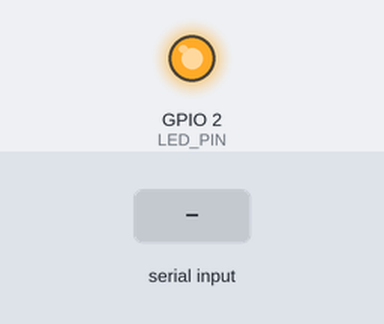
This sketch was run on a simulated ESP8266 (NodeMCU). On the bench: output pins drawn as LEDs (lit = HIGH). The inputs (shaded band) are chosen by the test bench. WiFi joins after 1.5 s; servers stay silent unless stated; uploads are accepted with an empty reply; what the sketch prints to the serial monitor is not drawn.

Above: at 4.4 s.
4.5 s: "send\n" received over Serial
At 4.9 s:
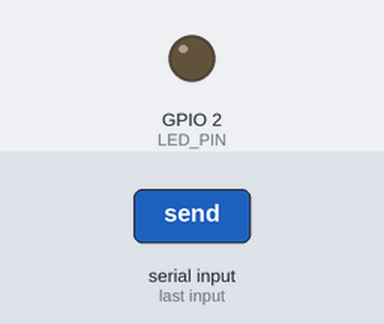
6.5 s: "wifi\n" received over Serial
8.0 s: "data\n" received over Serial
Timing chart, 0 to 11.0 s (numbered marks = the images above; inputs shaded):
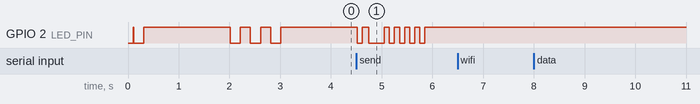

Measured:
- after the input at 4.5 s, GPIO 2 (LED_PIN): goes LOW 0.10 s, HIGH 0.13 s, LOW 0.30 s, 4 × (HIGH 0.10 s, LOW 0.10 s), then HIGH, starting at once
- after the input at 6.5 s, every drawn part: stays the same
- after the input at 8.0 s, every drawn part: stays the same

The sketch:

ESP8266_AutoUpload_HTTP.ino
```cpp
/*
 * ESP8266 Auto Upload HTTP - V1 Testing
 *
 * Sends 9-parameter urine analysis data to V1 backend via HTTP (no SSL)
 * Triggered by serial monitor "send" command
 *
 * Hardware: NodeMCU ESP8266
 * LEDs: Single LED on GPIO2 (D4) for status feedback
 * Endpoint: http://172.29.156.41:7764/api/ml/autoupload
 */

#include <ESP8266WiFi.h>
#include <ESP8266HTTPClient.h>
#include <WiFiClient.h>
#include <ArduinoJson.h>

// ===== CONFIGURATION - UPDATE THESE VALUES =====
// WiFi Configuration
const char* ssid = "YOUR_WIFI_SSID";          // Change this
const char* password = "YOUR_WIFI_PASSWORD";  // Change this

// API Configuration (V1 HTTP - No SSL)
const char* serverUrl = "http://172.29.156.41:7764/api/ml/autoupload";
const char* deviceToken = "11899e4faa744b32781816963d3a791f";

// LED Pin (Built-in LED on NodeMCU)
#define LED_PIN 2  // GPIO2 (D4)

// Connection Settings
#define WIFI_TIMEOUT 20000     // 20 seconds
#define HTTP_TIMEOUT 10000     // 10 seconds
#define MAX_RETRIES 3

// ===== DUMMY DATA (9 Parameters) =====
struct UrineData {
  float ph;
  int tds;
  float specificGravity;
  float turbidityNTU;
  int red;
  int green;
  int blue;
  String turbidityLevel;
  String warnaDasar;
};

UrineData dummyData = {
  6.8,           // ph
  950,           // tds
  1.018,         // specificGravity
  7.5,           // turbidityNTU
  240,           // red
  210,           // green
  120,           // blue
  "Jernih",      // turbidityLevel
  "KUNING"       // warnaDasar
};

// ===== LED PATTERNS =====
void ledBlink(int times, int delayMs) {
  for (int i = 0; i < times; i++) {
    digitalWrite(LED_PIN, LOW);   // LED ON (active LOW)
    delay(delayMs);
    digitalWrite(LED_PIN, HIGH);  // LED OFF
    delay(delayMs);
  }
}

void ledSolid() {
  digitalWrite(LED_PIN, LOW);  // LED ON
}

void ledOff() {
  digitalWrite(LED_PIN, HIGH); // LED OFF
}

void ledFastBlink() {
  for (int i = 0; i < 10; i++) {
    digitalWrite(LED_PIN, !digitalRead(LED_PIN));
    delay(100);
  }
  ledOff();
}

// ===== SETUP =====
void setup() {
  Serial.begin(115200);
  delay(100);

  // Initialize LED
  pinMode(LED_PIN, OUTPUT);
  ledOff();

  Serial.println("\n\n=== ESP8266 Auto Upload HTTP ===");
  Serial.println("V1 HTTP Testing (No SSL)");
  Serial.println("9-Parameter Urine Analysis System");
  Serial.println("================================\n");

  // Connect to WiFi
  connectWiFi();

  Serial.println("\n=== Ready ===");
  Serial.println("Commands:");
  Serial.println("  send  - Upload dummy data to backend");
  Serial.println("  wifi  - Show WiFi status");
  Serial.println("  data  - Show dummy data values");
  Serial.println("  help  - Show this help");
  Serial.println();
}

// ===== WIFI CONNECTION =====
void connectWiFi() {
  Serial.print("Connecting to WiFi: ");
  Serial.println(ssid);

  WiFi.begin(ssid, password);

  unsigned long startTime = millis();
  ledBlink(1, 200);  // Quick blink

  while (WiFi.status() != WL_CONNECTED) {
    if (millis() - startTime > WIFI_TIMEOUT) {
      Serial.println("\n✗ WiFi connection timeout!");
      ledFastBlink();
      Serial.println("Please check SSID and password, then reset ESP8266");
      return;
    }
    delay(500);
    Serial.print(".");
  }

  Serial.println("\n✓ WiFi Connected!");
  Serial.print("IP Address: ");
  Serial.println(WiFi.localIP());
  ledBlink(3, 200);  // Success blinks
}

// ===== SEND DATA =====
void sendData() {
  if (WiFi.status() != WL_CONNECTED) {
    Serial.println("✗ Error: WiFi not connected");
    ledFastBlink();
    return;
  }

  Serial.println("\n--- Sending Data ---");
  ledBlink(1, 100);  // Starting

  // Show data being sent
  Serial.println("Dummy Urine Parameters:");
  Serial.print("  pH: "); Serial.println(dummyData.ph, 2);
  Serial.print("  TDS: "); Serial.print(dummyData.tds); Serial.println(" ppm");
  Serial.print("  Specific Gravity: "); Serial.println(dummyData.specificGravity, 3);
  Serial.print("  Turbidity NTU: "); Serial.println(dummyData.turbidityNTU, 2);
  Serial.print("  RGB: (");
  Serial.print(dummyData.red); Serial.print(", ");
  Serial.print(dummyData.green); Serial.print(", ");
  Serial.print(dummyData.blue); Serial.println(")");
  Serial.print("  Turbidity Level: "); Serial.println(dummyData.turbidityLevel);
  Serial.print("  Warna Dasar: "); Serial.println(dummyData.warnaDasar);

  // Create JSON payload
  StaticJsonDocument<512> doc;
  doc["ph"] = dummyData.ph;
  doc["tds"] = dummyData.tds;
  doc["specificGravity"] = dummyData.specificGravity;
  doc["turbidityNTU"] = dummyData.turbidityNTU;
  doc["red"] = dummyData.red;
  doc["green"] = dummyData.green;
  doc["blue"] = dummyData.blue;
  doc["turbidityLevel"] = dummyData.turbidityLevel;
  doc["warnaDasar"] = dummyData.warnaDasar;

  String jsonPayload;
  serializeJson(doc, jsonPayload);
  Serial.print("\nJSON Payload: ");
  Serial.println(jsonPayload);

  // Send HTTP POST with retry logic
  int retries = 0;
  bool success = false;

  while (retries < MAX_RETRIES && !success) {
    if (retries > 0) {
      Serial.print("Retry attempt "); Serial.print(retries); Serial.println("...");
      delay(2000);
    }

    WiFiClient client;
    HTTPClient http;

    Serial.print("Sending to: ");
    Serial.println(serverUrl);

    http.begin(client, serverUrl);
    http.setTimeout(HTTP_TIMEOUT);
    http.addHeader("Content-Type", "application/json");
    http.addHeader("device-token", deviceToken);

    ledSolid();  // LED on during send

    int httpCode = http.POST(jsonPayload);

    Serial.print("HTTP Response Code: ");
    Serial.println(httpCode);

    if (httpCode > 0) {
      String response = http.getString();
      Serial.print("Response Body: ");
      Serial.println(response);

      if (httpCode >= 200 && httpCode < 300) {
        Serial.println("✓ SUCCESS: Data uploaded successfully!");
        ledBlink(5, 100);  // Success blinks
        success = true;
      } else if (httpCode == 401) {
        Serial.println("✗ ERROR: Invalid device token (401 Unauthorized)");
        Serial.println("Please regenerate token in Profile page and update sketch");
        ledFastBlink();
        break;  // No retry for auth error
      } else if (httpCode == 500) {
        Serial.println("✗ ERROR: Server error (500)");
        Serial.println("Check backend logs: tail -f logs/ml.log");
        ledFastBlink();
      } else {
        Serial.print("✗ ERROR: Unexpected status code ");
        Serial.println(httpCode);
        ledFastBlink();
      }
    } else {
      Serial.print("✗ ERROR: HTTP request failed: ");
      Serial.println(http.errorToString(httpCode));
      ledFastBlink();
    }

    http.end();
    retries++;
  }

  if (!success && retries >= MAX_RETRIES) {
    Serial.println("✗ FAILED: Max retries reached");
  }

  ledOff();
  Serial.println("--- Done ---\n");
}

// ===== SHOW COMMANDS =====
void showWiFiStatus() {
  Serial.println("\n--- WiFi Status ---");
  Serial.print("Status: ");
  Serial.println(WiFi.status() == WL_CONNECTED ? "Connected" : "Disconnected");
  if (WiFi.status() == WL_CONNECTED) {
    Serial.print("SSID: "); Serial.println(WiFi.SSID());
    Serial.print("IP: "); Serial.println(WiFi.localIP());
    Serial.print("Signal: "); Serial.print(WiFi.RSSI()); Serial.println(" dBm");
  }
  Serial.println("-------------------\n");
}

void showDummyData() {
  Serial.println("\n--- Dummy Data ---");
  Serial.print("pH: "); Serial.println(dummyData.ph, 2);
  Serial.print("TDS: "); Serial.print(dummyData.tds); Serial.println(" ppm");
  Serial.print("Specific Gravity: "); Serial.println(dummyData.specificGravity, 3);
  Serial.print("Turbidity NTU: "); Serial.println(dummyData.turbidityNTU, 2);
  Serial.print("Red: "); Serial.println(dummyData.red);
  Serial.print("Green: "); Serial.println(dummyData.green);
  Serial.print("Blue: "); Serial.println(dummyData.blue);
  Serial.print("Turbidity Level: "); Serial.println(dummyData.turbidityLevel);
  Serial.print("Warna Dasar: "); Serial.println(dummyData.warnaDasar);
  Serial.println("------------------\n");
}

void showHelp() {
  Serial.println("\n--- Available Commands ---");
  Serial.println("send  - Upload dummy data to backend");
  Serial.println("wifi  - Show WiFi status");
  Serial.println("data  - Show dummy data values");
  Serial.println("help  - Show this help");
  Serial.println("-------------------------\n");
}

// ===== MAIN LOOP =====
void loop() {
  // Check for serial commands
  if (Serial.available()) {
    String command = Serial.readStringUntil('\n');
    command.trim();
    command.toLowerCase();

    if (command == "send") {
      sendData();
    } else if (command == "wifi") {
      showWiFiStatus();
    } else if (command == "data") {
      showDummyData();
    } else if (command == "help") {
      showHelp();
    } else if (command.length() > 0) {
      Serial.print("Unknown command: ");
      Serial.println(command);
      Serial.println("Type 'help' for available commands");
    }
  }

  delay(100);
}
```
